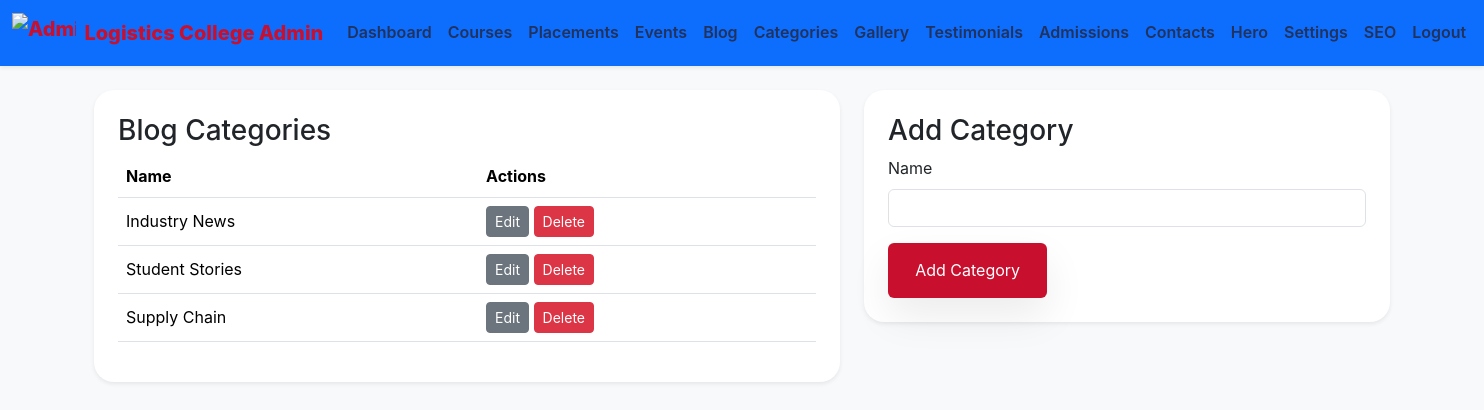
The app's page /admin/blog_categories.php (signed in) with its own data.
### tables this page shows
CREATE TABLE blog_categories (
  id INT UNSIGNED AUTO_INCREMENT PRIMARY KEY,
  name VARCHAR(100) NOT NULL UNIQUE,
  created_at DATETIME NOT NULL DEFAULT CURRENT_TIMESTAMP
);

### includes/functions.php (called while the page is built, shortened)
<?php
function e($value) {
    return htmlspecialchars($value, ENT_QUOTES, 'UTF-8');
}
function csrf_token() {
    return $_SESSION['csrf_token'];
}
function get_base_url() {
    $scriptName = $_SERVER['SCRIPT_NAME'];
    $parts = explode('/', trim($scriptName, '/'));
    if (!empty($parts) && $parts[0] !== 'index.php') {
        array_pop($parts);
        return '/' . implode('/', $parts);
    }
    return '/';
}
function site_url($path = '') {
    $base = get_base_url();
    return $base . '/' . ltrim($path, '/');
}

### admin/blog_categories.php (the view, shortened to what this page needs)
<?php
require_once __DIR__ . '/../config/config.php';
$edit = null;
$categories = $pdo->query('SELECT * FROM blog_categories ORDER BY name ASC')->fetchAll();
require_once __DIR__ . '/../includes/admin_header.php';
?>
<div class="row g-4">
    <div class="col-lg-7">
        <div class="card border-0 shadow-sm p-4">
            <h3>Blog Categories</h3>
            <table class="table">
                <thead>
                    <tr>
                        <th>Name</th>
                        <th>Actions</th>
                    </tr>
                </thead>
                <tbody>
                    <?php foreach ($categories as $category): ?>
                        <tr>
                            <td><?= e($category['name']) ?></td>
                            <td>
                                <a href="<?= e(site_url('admin/blog_categories.php?edit=' . $category['id'])) ?>" class="btn btn-sm btn-secondary">Edit</a>
                                <a href="<?= e(site_url('admin/blog_categories.php?delete=' . $category['id'] . '&token=' . csrf_token())) ?>" class="btn btn-sm btn-danger" onclick="return confirm('Delete category?');">Delete</a>
                            </td>
                        </tr>
                    <?php endforeach; ?>
                </tbody>
            </table>
        </div>
    </div>
    <div class="col-lg-5">
        <div class="card border-0 shadow-sm p-4">
            <h3><?= $edit ? 'Edit Category' : 'Add Category' ?></h3>
            <form method="POST">
                <div class="mb-3">
                    <label class="form-label">Name</label>
                    <input type="text" name="name" class="form-control" value="<?= e($edit['name'] ?? '') ?>" required />
                </div>
                <button type="submit" class="btn btn-primary"><?= $edit ? 'Update Category' : 'Add Category' ?></button>
            </form>
        </div>
    </div>
</div>
<?php require_once __DIR__ . '/../includes/admin_footer.php';

### assets/css/style.css (style rules this page uses)
:root { --primary: #c8102e; --secondary: #ffcc00; --surface: #ffffff; --muted: #6b7280; --bg: #f4f7fb; --border: rgba(9, 31, 59, 0.08); }
* { box-sizing: border-box; }
body { font-family: 'Inter', sans-serif; background: var(--bg); color: #1f2937; line-height: 1.6; }
a { text-decoration: none; }
.btn-primary { background: var(--primary); border: none; padding: 0.95rem 1.7rem; box-shadow: 0 18px 40px rgba(0, 0, 0, 0.08); color: #fff; }
.card { border: 1px solid var(--border); border-radius: 1.25rem; }
.table td, .table th { vertical-align: middle; }

### records on screen
blog_categories: name "Industry News"
blog_categories: name "Student Stories"
blog_categories: name "Supply Chain"
